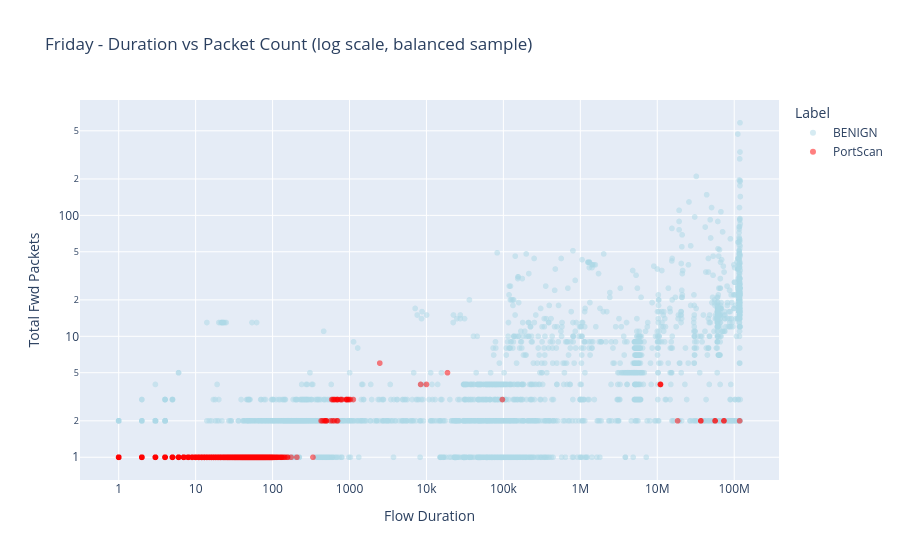

The notebook cell this image was saved under:
### Markdown cell above
### Plot 4: Scatter — Flow Duration vs Total Fwd Packets,

### Code cell
sample_benign = df_portscan_clean[df_portscan_clean['Label'] == 'BENIGN'].sample(5000, random_state=42)
sample_portscan = df_portscan_clean[df_portscan_clean['Label'] == 'PortScan'].sample(5000, random_state=42)
sample_balanced = pd.concat([sample_benign, sample_portscan])

fig = px.scatter(sample_balanced, x='Flow Duration', y='Total Fwd Packets', color='Label',
                  opacity=0.5, log_x=True, log_y=True,
                  color_discrete_map={'BENIGN': 'lightblue', 'PortScan': 'red'},
                  title='Friday - Duration vs Packet Count (log scale, balanced sample)')
fig.update_traces(marker=dict(size=6))
fig.show()

### Figure 1 — Plotly figure (JSON) as saved in the notebook; plotly's stock layout.template omitted (floating-point values rounded to 4 significant figures; data arrays with more than 128 entries replaced by an {"elided": "..."} marker saying what was removed)
{"data": [{"hovertemplate": "Label=BENIGN<br>Flow Duration=%{x}<br>Total Fwd Packets=%{y}<extra></extra>", "legendgroup": "BENIGN", "marker": {"color": "lightblue", "opacity": 0.5, "size": 6, "symbol": "circle"}, "mode": "markers", "name": "BENIGN", "showlegend": true, "type": "scattergl", "x": {"elided": "5000 int values"}, "xaxis": "x", "y": {"elided": "5000 int values"}, "yaxis": "y"}, {"hovertemplate": "Label=PortScan<br>Flow Duration=%{x}<br>Total Fwd Packets=%{y}<extra></extra>", "legendgroup": "PortScan", "marker": {"color": "red", "opacity": 0.5, "size": 6, "symbol": "circle"}, "mode": "markers", "name": "PortScan", "showlegend": true, "type": "scattergl", "x": {"elided": "5000 int values"}, "xaxis": "x", "y": {"elided": "5000 int values"}, "yaxis": "y"}], "layout": {"legend": {"title": {"text": "Label"}, "tracegroupgap": 0}, "title": {"text": "Friday - Duration vs Packet Count (log scale, balanced sample)"}, "xaxis": {"anchor": "y", "domain": [0, 1], "title": {"text": "Flow Duration"}, "type": "log"}, "yaxis": {"anchor": "x", "domain": [0, 1], "title": {"text": "Total Fwd Packets"}, "type": "log"}}}
